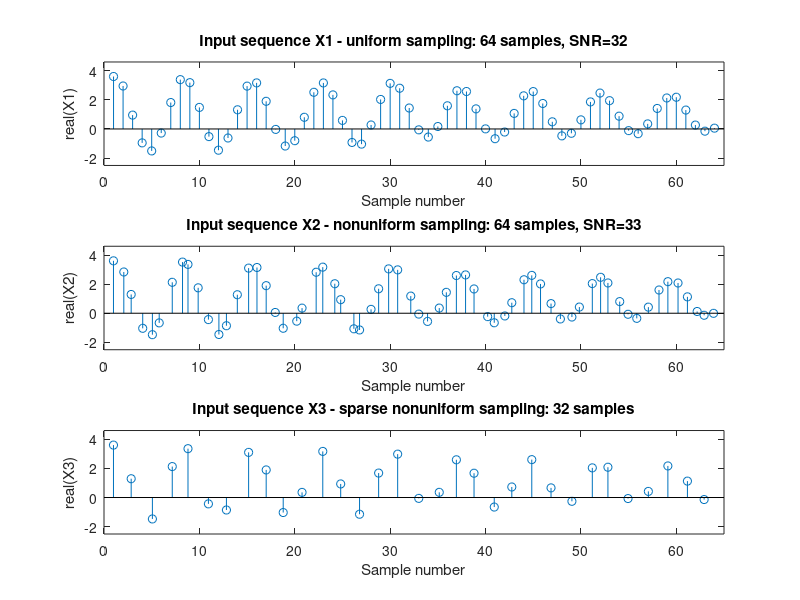

Here is the MATLAB script that generated this plot:
% Demonedft.m demonstrates performance of NEDFT algorithm by iterations in case of nonuniform sampling and
% provide comparison with traditional nonuniform discrete Fourier transform (DFT) output. NEDFT call line
% is [F,S,Stopit]=nedft(X,tk,fn,1,W), where DEMO data X are calculated as sum of the following components:
% - real sinusoid at normalized frequency 0.137, magnitude 2,
% - complex exponent at frequency 0.137+1/(4*K), magnitude 1 (K=64), where K=64 is length of sequence X,
% - mean value (frequency 0), magnitude 1
% - pulse in frequency ranges [-0.137 0] and
% - noise generated by randn function (SNR~30 dB).
% Number of frequencies in fn (length of Fourier transform) N=512.
% Number of samples K=64 (uniform and nonuniform sequences) or KK=32 (nonuniform sequence, 1/2 of samples missing).
% So, the true spectrum of DEMO sequence (without noise part) looks like greeting 'HI', where 'I' actually
% are two close peaks at normalized frequencies 0.137 and 0.137+1/(4*K).
%
% In the first, demonedft.m plots real parts of the input sequences:
% - Subplot(311) display DEMO data X1 consisting of 64 samples, tk=[1:K];
% - Subplot(312) outputs nonuniformly sampled DEMO data X2, tkn2=[1:K]+0.5*(rand(1,K)-0.5);
% - Subplot(313) showing sparse (32 samples) nonuniformly sampled data X3, tkn3=tkn2(1:2:K); 
% To proceed you should select one of these sequences - enter [1] to see DEMO for 64 uniformly sampled data or
% select [2] or [3], where 64 or 32 nonuniformly sampled data will be processed by DFT and NEDFT algorithms.	
%
% In the next, fifteen (I=15) NEDFT iterations are performed. You will be asked to strike any key after 1,2,3,5
% and 10 iteration. Plots in blue colour are equal to DFT analysis and can be used for comparison with NEDFT output
% (green colour). To resolve two close sinusoids (at 1/4 of Nyquist), NEDFT should increase resolution at least 
% 4 times (in comparison with DFT, see Subplot(413)).
%
% NEDFT and DFT outputs are displayed in four subplots:
% - Subplot(221) show Power Spectral Density as 10*log10(abs(F).^2/N)) in normalized frequencies range [-0.5 0.5[.
% - Subplot(222) display Power Spectrum as 10*log10(abs(S).^2). The plot indicate power of sinusoids in X.
% - Subplot(413) plot division F./S/K titled as Relative frequency resolution and expose how the frequency resolution
% of NEDFT algorithm is changed along the frequency axes in respect to DFT analysis. The first iteration showing
% that DFT and NEDFT analysis have almost equal resolution for all frequencies in range [-0.5 0.5[. During the next
% NEDFT iterations we can discover that the relationship F./S/K for NEDFT analysis is not that simple as for DFT.
% Although sum(F./S/K)=N and remains constant for all iterations, NEDFT have ability to increase resolution 
% around the powerful narrowband components (sinusoids) and decrease resolution at frequencies where data X have
% weak power components. NEDFT is called as high resolution method and that's true, but with the following remark-
% NEDFT keeping the same 'summary' resolution as DFT or, in other words, squares under curves for DFT (blue colour)
% and NEDFT (green colour) analysis are equal. The maximum frequency resolution is limited by value of division N/K.
% For example, if K=64 and N=512, then NEDFT can potentially improve frequency resolution 512/64=8 times. 
% - Subplot(414) plot real parts of reconstructed sequences obtained as result of inverse fast Fourier transform
% to outputs of DFT and NEDFT - ifft(fftshift(dft_out)) and ifft(fftshift(F)), correspondingly. It is well known
% that reconstruction of data by applying ifft(fft(X,N)) for N>length(X), return sequence where initial data X are
% padded with zeros to length N. That result is true also for DFT and for the first iteration of NEDFT. The next
% iterations are showing ability of NEDFT to obtain reconstructed data consisting of input sequence X values plus
% non-zero extrapolation of X to length N. As shown in subplot 414, sequence X are extrapolated in both directions
% - backward and forward. Also, for nonuniformly sampled input sequences [X2] and [X3], the reconstructed data are
% re-sampled at uniform time set tn=1:N.	
%
% E-mail:	Vilnislp@gmail.com
% Reference: 	V.Liepin'sh, "A spectral estimation method of nonuniformly sampled band-limited signals. 
%		Automatic Control and Computer Sciences, Vol.28, No.2, pp.66-77, 1994.

	clear
	disp('NEDFT DEMO program started...');

% Set the length for input sequence X (K), DFT (N) and number of iterations (I).
	
	K=64;
	N=512;
	I=15;

% Relative central frequency of the test signal (value in range ]0,0.5]) and SNR [dB].
	fc=0.137;			% frequency of sinusoids	
	SNR=30;			% signal to noise ratio [dB]
	sigma=sqrt((2+1+1)/10^(SNR/10));% sigma for given SNR
			
% Uncomment to generate always the same signal and/or noise
	%rand('seed',777);
	%randn('seed',777);

% Generate uniformly and nonuniformly spaced time, frequency, noise vectors and initial phases of sinusoids.

	tk1=1:K;			% uniform time vector (K samples, sampling period T=1)
	tkn2=[1:K]+0.5*(rand(1,K)-0.5);	% nonuniform time vector (K samples, mean sampling period Ts=1)
	tkn3=tkn2(1:2:K); 		% sparse nonuniform time vector (K/2 samples, mean sampling period Ts=2)
	fn=[-ceil((N-1)/2):floor((N-1)/2)]/N;% uniform normalized frequency set (sampling frequency- 1)
	tn=1:N;			% uniform time vector (N samples, sampling period T=1)
	ti1=tk1-K/2-0.5;		% uniform centerred time vector for pulse
	tin2=tkn2-K/2-0.5;		% nonuniform centerred time vector for pulse
	cno=sigma*(randn(1,K)+i*randn(1,K))/2;	% complex noise
	ph1=2*pi*rand;		% initial phase of real sinusoid at frequency fc
	ph2=2*pi*rand;		% initial phase of complex exponent at frequency fc

% Generate uniformly sample input sequence X1 (K samples).
	XC1=2*sin(2*pi*fc*tk1+ph1);				% sinusoid
	XC2=exp(i*(2*pi*(fc+1/4/K)*tk1+ph2));			% complex exponent
	XC3=ones(1,K);					% mean value
	XC4=sin(pi*fc*ti1)./(ti1+eps).*exp(-i*pi*fc*ti1);		% rectangular pulse
	X1=XC1+XC2+XC3+XC4;				% signal w/o noise			
	SNR1=10*log10((X1*X1')/(cno*cno'));			% calculated SNR
	X1=X1+cno;					% signal+noise

% Generate nonuniformly sampled sequence X2 (K samples)
       	XN1=2*sin(2*pi*fc*tkn2+ph1);				% sinusoid
	XN2=exp(i*(2*pi*(fc+1/4/K)*tkn2+ph2));			% complex exponent
	XN3=ones(1,K);					% mean value
	XN4=sin(pi*fc*tin2)./(tin2+eps).*exp(-i*pi*fc*tin2);		% rectangular pulse
	X2=XN1+XN2+XN3+XN4;				% signal w/o noise		
	SNR2=10*log10((X2*X2')/(cno*cno'));			% calculated SNR
	X2=X2+cno;					% signal+noise

% Generate nonuniformly sampled sequence X3 (taking half of X2 samples)
	
	X3=X2(1:2:K);

% Plot the real part of data X1, X2 and X3.

	figure(1)
	clf
	Xmin=min(real([X1 X2]))-1;
	Xmax=max(real([X1 X2]))+1;
	subplot(311)
	stem(tk1,real(X1))
	axis([0 K+1 Xmin Xmax])
	xlabel('Sample number')
	ylabel('real(X1)')
	title(['Input sequence X1 - uniform sampling: ',int2str(K),' samples, SNR=',int2str(round(SNR1))])
	subplot(312)
	stem(tkn2,real(X2))
	axis([0 K+1 Xmin Xmax])
        	xlabel('Sample number')
	ylabel('real(X2)')
	title(['Input sequence X2 - nonuniform sampling: ',int2str(K),' samples, SNR=',int2str(round(SNR2))])
	subplot(313)
	stem(tkn3,real(X3))
	axis([0 K+1 Xmin Xmax])
        	xlabel('Sample number')
	ylabel('real(X3)')
	title(['Input sequence X3 - sparse nonuniform sampling: ',int2str(K/2),' samples'])

% Selecting of sequence for NEDFT input and calculating DFT output

	disp('DEMO data are calculated as sum of the following components:');
        	disp(['   - real sinusoid at normalized frequency ',num2str(fc),', magnitude 2;']);
        	disp(['   - complex exponent at frequency ',num2str(fc),'+1/(4*',int2str(K),'), magnitude 1;']);
        	disp('   - mean value (frequency 0), magnitude 1;');
	disp(['   - rectangular pulse in frequency ranges [-',num2str(fc),' 0];']);
        	disp(['   - noise generated by randn function (SNR~',int2str(SNR),' dB).']);
	disp(' ');
	disp('Input [1] to select uniformly sampled sequence X1');
	disp('Input [2] to select nonuniformly sampled sequence X2');
	disp('Input [3] to select sparse nonuniformly sampled sequence X3');
	DEMO=input('Select input sequence for DEMO:');  
	if DEMO==1,
	    X=X1;tk=tk1;KK=K;		% X=X1 - uniform data (K samples)
	    E=exp(-i*2*pi*tk1.'*fn);		% E - complex exponents matrix
	    dft_out=X*E; 			% Calculate DFT output		
        	elseif DEMO==2,
	    X=X2;tk=tkn2;KK=K;		% X=X2 - nonuniform data (K samples)
	    E=exp(-i*2*pi*tkn2.'*fn);		% E - complex exponents matrix
	    dft_out=X*E; 			% Calculate DFT output							
	elseif DEMO==3,
	    X=X3;tk=tkn3;KK=K/2;		% X=X3 - sparse nonuniform data (K/2 samples)
	    E=exp(-i*2*pi*tkn3.'*fn);		% E - complex exponents matrix
	    dft_out=X*E; 			% Calculate DFT output		
	else
	   disp('...end of DEMO')		% End DEMO if other symbol entered
	   return
	end

% Calculate outputs for DFT used in 4 plottings.

	sub1_PWD=10*log10(abs(dft_out).^2/N);
	sub2_PS=10*log10(abs(dft_out/KK).^2);
	sub3_FR=ones(1,N)*KK/K;
	sub4_RD=real(ifft(fftshift(dft_out)));

% Set values for input argument W used for the first NEDFT iteration.

	W=ones(1,N);

% Get NEDFT outputs F and S for iteration it.

	for it=1:I,

	[F,S,Stopit]=nedft(X,tk,fn,1,W);

% Break NEDFT iterations if get ill conditioned matrix or results may be inaccurate.
	if Stopit(2)==1,it=it-1;break,end 

% Calculate outputs for NEDFT iteration it used in 4 plottings.

	sub1=10*log10(abs(F).^2/N);
	sub2=10*log10(abs(S).^2);
	sub3=real(F./S/K);
	sub4=real(ifft(fftshift(F)));
	frsig=[-fc 0 fc fc+1/4/K];

% Plots Power Spectral Densities in subplot221.

	figure(2)	
	clf
	subplot(221)
	plot([frsig;frsig],[10*log10(N)*[1 1 1 1];-100*[1 1 1 1]],'r:');
	hold on
	plot([-fc;0],[10*log10(pi^2/N);10*log10(pi^2/N)],'r:');
	plot(fn,sub1,'g-',fn,sub1_PWD,'b-')
	hold off
	axis([-0.5 0.5 -100 50])
	xlabel('Normalized frequency')
	ylabel('10*log[abs(F).^2/length(F)]')
	title(['Power Spectral Density (iter.',int2str(it),')'])
	
% Plots Power Spectrums in subplot222.

	subplot(222)
	plot([frsig;frsig],[[0 0 0 0];-100*[1 1 1 1]],'r:');
	hold on
	plot([-fc;0],[20*log10(pi/K);20*log10(pi/K)],'r:');
        	plot(fn,sub2,'g-',fn,sub2_PS,'b-')
	hold off
	axis([-0.5 0.5 -100 50])
	xlabel('Normalized frequency')
	ylabel('10*log[abs(S).^2]')
	title(['Power Spectrum (iter.',int2str(it),')'])

% Plots Frequency Resolutions in subplot413.

	subplot(413)
	plot([frsig;frsig],[[0 0 0 0];N/K*[1 1 1 1]],'r:');
        	hold on
	plot(fn,sub3,'g-',fn,sub3_FR,'b-')
        	plot([-fc;0],[1;1],'r:');
	hold off
	axis([-0.5 0.5 0 N/K])
	xlabel('Normalized frequency')
       	ylabel(['(F./S)/length(X',int2str(DEMO),')'])
	title(['Relative frequency resolution (iter.',int2str(it),')'])

% Plots True and Reconstructed data in subplot414.

	subplot(414)
	plot(tk1+1,real(X1),'r-',tn,sub4,'g-',tn,sub4_RD,'b-')
	axis([1 N Xmin Xmax])
	xlabel('Sample number')
	ylabel('real(ifft(F))')
	title(['True (red) and reconstructed sequences by NEDFT (green, iter.',int2str(it),') and DFT (blue)'])

% Waiting for keyboard action

	drawnow
        	if it==1
	disp(' ');
        	disp('Plots True Spectrum [red color], NEDFT [green colour] and DFT [blue colour].');
        	end
        	if it==1|it==2|it==3|it==5|it==10,
	disp(['Calculate [F,S]=nedft(X',int2str(DEMO),',tk,fn,',int2str(it),') and ifft(F). Strike any key to continue.']);   
	pause
	end

% Calculate NEDFT input argument W for next iteration.

	W=S;

	end
	disp(['Calculate [F,S]=nedft(X',int2str(DEMO),',tk,fn,',int2str(it),') and ifft(F). ...end of DEMO.']);